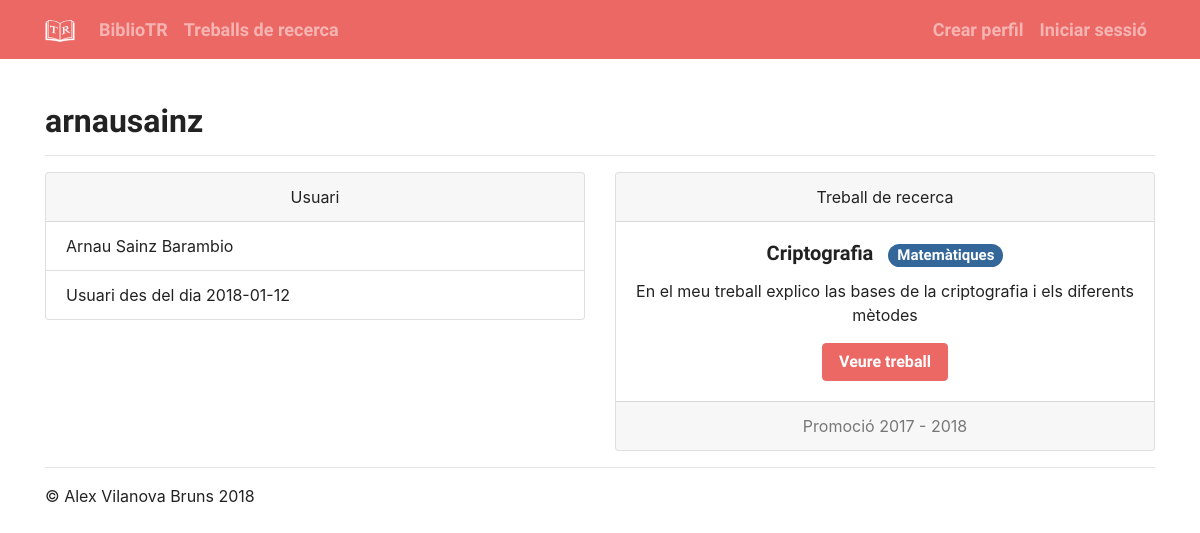
Screenshot of /usuari/arnausainz with the database file from the repository.
### models.py (models this page shows)
class User(UserMixin, db.Model):
    id = db.Column(db.Integer, primary_key=True)
    name = db.Column(db.String(40))
    username = db.Column(db.String(20), unique=True)
    bio = db.Column(db.String(240))
    email = db.Column(db.String(254), unique=True)
    tdr_title = db.Column(db.String(60))
    tdr_description = db.Column(db.String(500))
    tdr_subject = db.Column(db.String())
    tdr_year = db.Column(db.String())
    tdr_mark = db.Column(db.Integer)
    tdr_school = db.Column(db.String(120))
    password = db.Column(db.String(80))
    creation_date = db.Column(db.Date())

### views.py (the view)
@app.route('/usuari/<username>')
def user(username):
    user = User.query.filter_by(username=username).first()
    if user == None:
        return render_template('error.html', error='user_not_found', username=username), 404
    return render_template('user.html', user=user)

### templates/user.html (shortened to what this page needs)
{% extends 'base.html' %}
{% if user.username == current_user.username %}
{% set active_page = "profile" %}
{% endif %}
{% block content %}
<div class="container">
  <div class="page-header">
    <h2>{{ user.username }}</h2>
  </div>
  <hr>
  <div class="row">
    <div class="col-sm-6">
      <div class="card">
        <div class="card-header text-center">
          Usuari
        </div>
        <ul class="list-group list-group-flush">
          <li class="list-group-item">{{ user.name }}</li>
          <li class="list-group-item">Usuari des del dia {{ user.creation_date }}</li>
        </ul>
      </div>
      <br>
    </div>
    <div class="col-sm-6">
      <div class="card text-center">
        <div class="card-header">
          Treball de recerca
        </div>
        <div class="card-body">
          <h5 class="card-title">
            {{ user.tdr_title }}
            <span class="badge badge-pill badge-info">{{ user.tdr_subject }}</span>
          </h5>
          <p class="card-text">
            {{ user.tdr_description }}
          </p>
          <a href="../static/tdr-pdf/{{ user.username }}.pdf" class="btn btn-primary" target="_blank">Veure treball</a>
        </div>
        <div class="card-footer text-muted">Promoció {{ user.tdr_year }}</div>
      </div>
    </div>
  </div>
  <hr>
</div>
{% endblock %}

### templates/user.html (style rules this page uses)
body { padding-top: 6.5rem; }

### rows the page displays
User: username "arnausainz", name "Arnau Sainz Barambio", creation_date "2018-01-12", tdr_title "Criptografia", tdr_subject "Matemàtiques", tdr_description "En el meu treball explico las bases de la criptografia i els diferents mètodes", tdr_year "2017 - 2018"
